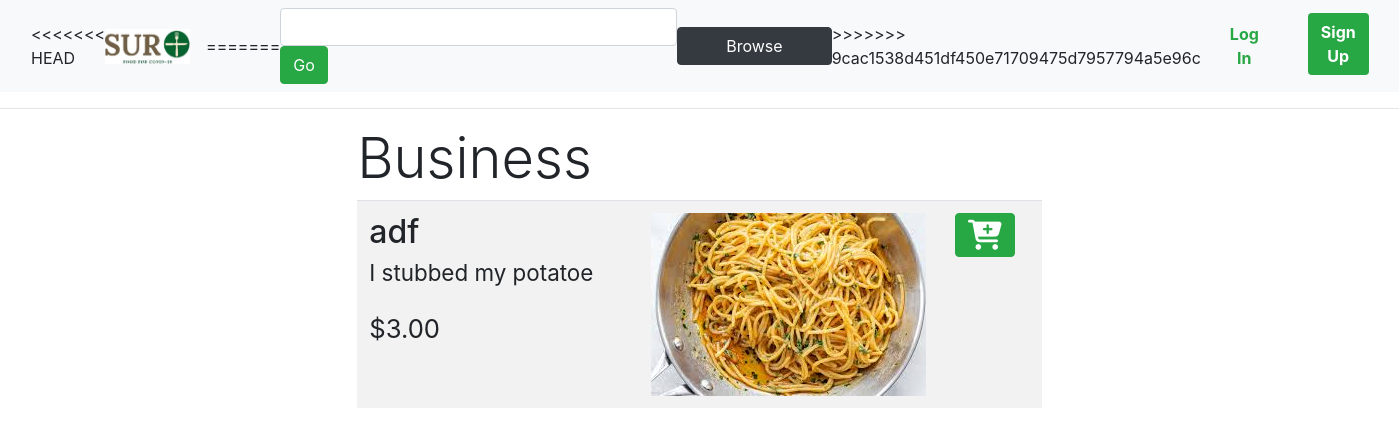
Screenshot of /sellerpage/2 with the database file from the repository.
### app/models.py (models this page shows, shortened)
class seller(UserMixin, db.Model):
    seller_id = db.Column(db.Integer, primary_key=True)
    seller_email = db.Column(db.String, unique=True)
    seller_name = db.Column(db.String)
    seller_zipcode = db.Column(db.Integer)
    seller_phone = db.Column(db.Integer)
    seller_address = db.Column(db.String)
    password_hash = db.Column(db.String(128))
    items = db.relationship('Inventory', backref='seller')

class Inventory(db.Model):
    item_id = db.Column(db.Integer, primary_key=True)
    seller_id = db.Column(db.Integer, db.ForeignKey('seller.seller_id'))
    item_name = db.Column(db.String)
    item_price = db.Column(db.String)
    item_quantity = db.Column(db.Integer)
    item_image = db.Column(db.String)
    item_description = db.Column(db.String)

### app/routes.py (the view)
@app.route('/sellerpage/<iD>', methods=['GET', 'POST'])
def seller_page(iD):
	search = SearchForm()
	if request.method == 'POST' and search.validate_on_submit():
		return redirect((url_for('search_page', searchQuery=search.searchParam.data)))
	searchSeller = seller.query.filter_by(seller_id = iD).first()
	seller_items = Inventory.query.join(seller).filter(seller.seller_id == iD).all()
	return render_template('sellerpage.html', seller=searchSeller, items=seller_items, search=search)

### app/forms.py
class SearchForm(FlaskForm):
	searchParam = StringField('search', [DataRequired()])
	submit = SubmitField('Go', render_kw={'class': 'btn btn-success'})

### app/templates/sellerpage.html
{% extends "base.html" %}
{% block content %}
	<div class="row justify-content-center">
		<div class="col-md-3">
		</div>
		<div class="col-md-6">
            <h1 class="display-4">{{seller.seller_name}}</h1>
            {% if not items %}
            	<h2> This vendor currently has no items for sale </h2>
            {% else %}
            <table class="table table-striped" style="background-color: white;">
				{% for item in items %}
				<tr>
					<td>
						<h2>{{item.item_name}}</h2>
						<h3><small>{{(item.item_description)}}</small></h3><br/>
						<h2 ><small>${{'%0.2f'|format(item.item_price|float)}}<small></h2>
					</td>
					<td>
						<div class = "float-right container-fluid">
							<img src = "{{url_for('static', filename='download.jpg')}}">
							<a href= "{{url_for('addToCart', iD = item.id)}}" style="top: 10%" class="float-right"><button class="btn btn-success" style="font-size: 30px"><i class="fa fa-cart-plus" style = "font-size: 30px"></i></button></a>
						</div>
					</td>
				</tr>
				{% endfor %}
			</table>
			{% endif %}
		</div>
		<div class="col-md-3">
		</div>
{% endblock %}

### app/static/css/style.css (style rules this page uses)
:root { --light-green: #e1e1ac; --medium-green: #adab70; --pink: #e2a883; --light-brown: #ab7551; --dark-red: #783433; --tomato: #ff6347; --blanched-almond: #FFEBCD; --text-size: 18px; }

### rows the page displays
seller: seller_name "Business"
Inventory: item_name "adf", item_description "I stubbed my potatoe", item_price "3.00"
